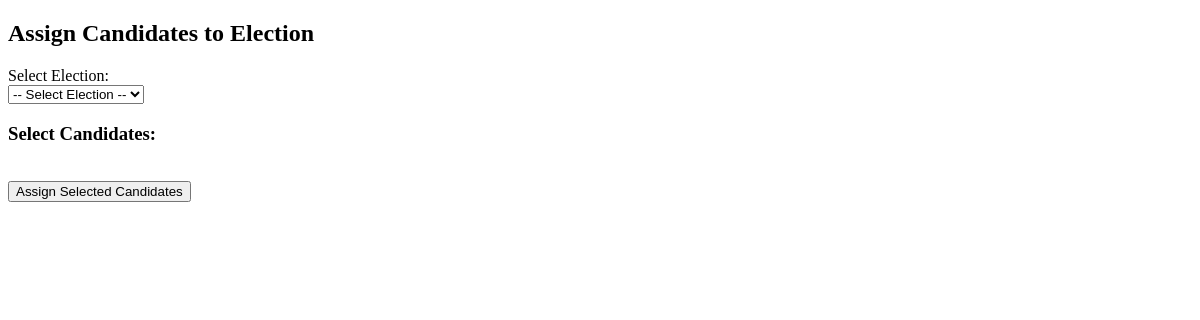
/assign_candidates.php, run on an earlier commit of the app's database.
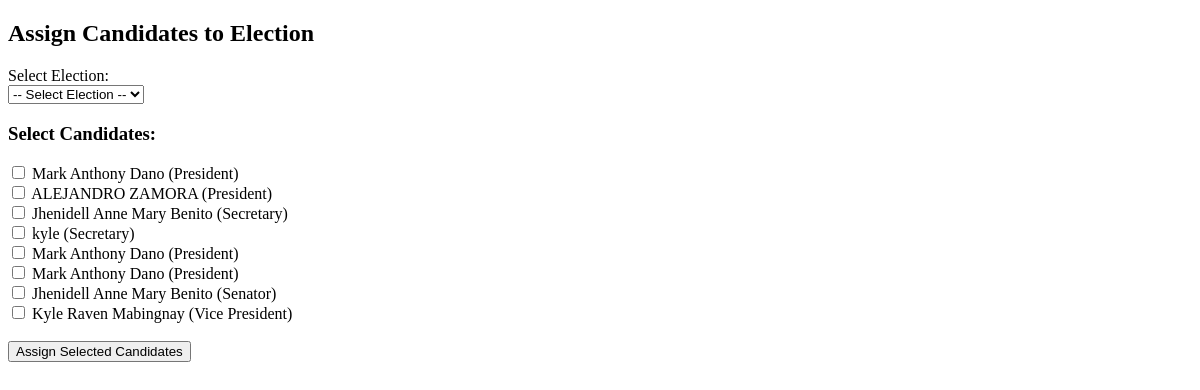
And on a later commit of the database.
### tables this page shows
CREATE TABLE `candidates` (
  `id` int(11) NOT NULL,
  `election_id` int(11) NOT NULL,
  `added_by` int(11) DEFAULT NULL,
  `full_name` varchar(255) NOT NULL,
  `position` varchar(255) NOT NULL,
  `party_list` varchar(255) DEFAULT NULL,
  `credentials` text DEFAULT NULL,
  `manifesto` text DEFAULT NULL,
  `platform` text DEFAULT NULL,
  `created_at` timestamp NOT NULL DEFAULT current_timestamp()
);

### assign_candidates.php (the view, shortened to what this page needs)
<?php
$pdo = new PDO('mysql:host=localhost;dbname=evoting_system;charset=utf8mb4', 'root', '', [
    PDO::ATTR_ERRMODE => PDO::ERRMODE_EXCEPTION
]);
$candidates = $pdo->query("SELECT id, full_name, position FROM candidates")->fetchAll(PDO::FETCH_ASSOC);
?>
<!DOCTYPE html>
<html>
<head>
</head>
<body>
    <h2>Assign Candidates to Election</h2>
    <form method="POST" action="save_assignments.php">
        <label for="election">Select Election:</label><br>
        <select name="election_id" id="election" required>
            <option value="">-- Select Election --</option>
        </select>
        <h3>Select Candidates:</h3>
        <?php foreach ($candidates as $candidate): ?>
            <label>
                <input type="checkbox" name="candidate_ids[]" value="<?= $candidate['id'] ?>">
                <?= htmlspecialchars($candidate['full_name']) ?> (<?= htmlspecialchars($candidate['position']) ?>)
            </label><br>
        <?php endforeach; ?>
        <br>
        <button type="submit">Assign Selected Candidates</button>
    </form>
</body>
</html>

What changed in the data, as far as the page shows it:
added candidates: full_name "Mark Anthony Dano", position "President"
added candidates: full_name "ALEJANDRO ZAMORA", position "President"
added candidates: full_name "Jhenidell Anne Mary Benito", position "Secretary"
added candidates: full_name "kyle", position "Secretary"
added candidates: full_name "Mark Anthony Dano", position "President"
added candidates: full_name "Mark Anthony Dano", position "President"
added candidates: full_name "Jhenidell Anne Mary Benito", position "Senator"
added candidates: full_name "Kyle Raven Mabingnay", position "Vice President"
